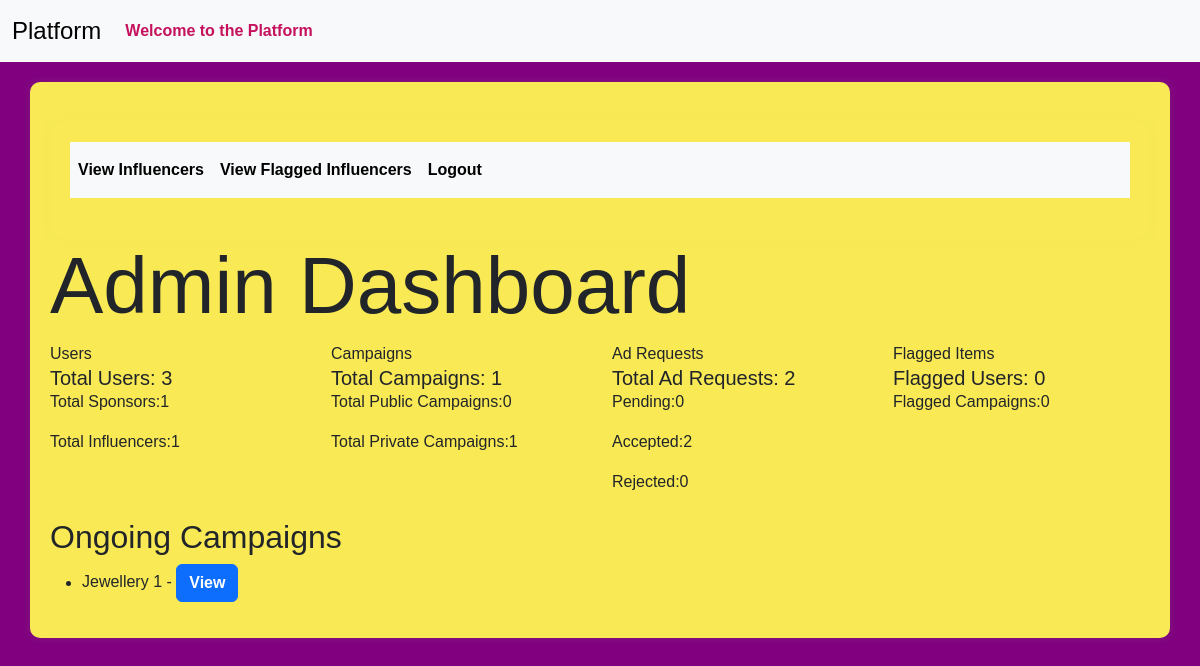
Page /admin (signed in) on the earlier database version.
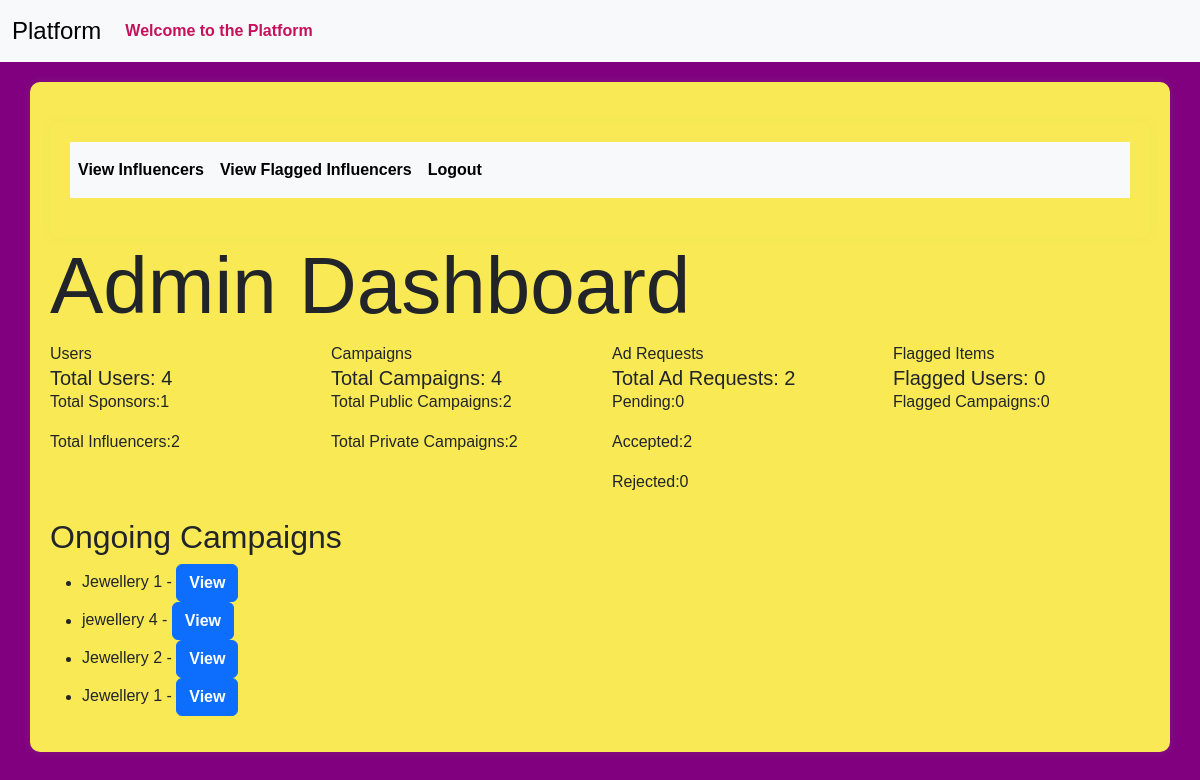
Same page on the later database version.
### models.py (models this page shows)
class Campaign(db.Model):
    __tablename__ = 'campaign'
    id = Column(Integer, primary_key=True)
    name = Column(String(256), unique=False)
    description = Column(Text, nullable=True)
    start_date = Column(Date, nullable=False,default=date.today())
    end_date = Column(Date, nullable=False,default=lambda:date.today()+timedelta(days=30))
    budget = Column(Float, nullable=False,default=0.0)
    visibility = Column(Enum('public', 'private', name='visibility_enum'), nullable=False, default='public')
    sponsor_id = Column(Integer, ForeignKey('sponsor.id'), nullable=False)
    flagged = Column(Boolean, default=False)
    status = Column(String(20), nullable=False,default='In Progress')
    niche = db.Column(db.Enum(NicheEnum), nullable=True)
    completion_status = Column(Boolean, default=False)
    sponsor = relationship('Sponsor', backref='campaigns', overlaps="sponsor_campaigns,sponsor_relation")

### routes.py (the view)
@app.route('/admin')
@auth_required
def admin_dashboard():
    total_users = User.query.count()
    total_sponsors = User.query.filter_by(user_type='sponsor').count()
    total_influencers = User.query.filter_by(user_type='influencer').count()
    total_campaigns = Campaign.query.count()
    total_public_campaigns = Campaign.query.filter_by(visibility='public').count()
    total_private_campaigns = Campaign.query.filter_by(visibility='private').count()
    total_ad_requests = AdRequest.query.count()
    total_pending_requests = AdRequest.query.filter_by(status='Pending').count()
    total_accepted_requests = AdRequest.query.filter_by(status='Accepted').count()
    total_rejected_requests = AdRequest.query.filter_by(status='Rejected').count()
    flagged_users = User.query.filter_by(flagged=True).count()
    flagged_campaigns = Campaign.query.filter_by(flagged=True).count()
    ongoing_campaigns_list = Campaign.query.filter(Campaign.end_date >= date.today()).all()
    flagged_users_list = User.query.filter_by(flagged=True).all()
    flagged_campaigns_list = Campaign.query.filter_by(flagged=True).all()
    flagged_items_list = flagged_users_list + flagged_campaigns_list
    return render_template('admin_dashboard.html', total_users=total_users, total_sponsors=total_sponsors,
                           total_influencers=total_influencers, total_campaigns=total_campaigns,
                           total_public_campaigns=total_public_campaigns, total_private_campaigns=total_private_campaigns,
                           total_ad_requests=total_ad_requests, total_pending_requests=total_pending_requests,
                           total_accepted_requests=total_accepted_requests, total_rejected_requests=total_rejected_requests,
                           flagged_users=flagged_users, flagged_campaigns=flagged_campaigns,
                           ongoing_campaigns=ongoing_campaigns_list, flagged_items=flagged_items_list)

### app.py (called while the page is built)
@login_manager.user_loader
def load_user(user_id):
    return User.query.get(int(user_id))

### routes.py (called while the page is built)
def auth_required(func):
    @wraps(func)
    def inner(*args,**kwargs):
        if 'user_id' in session:
            return func(*args,**kwargs)
        else:
           flash('Kindly login first.')
           return redirect(url_for('login'))
    return inner

### templates/admin_dashboard.html (shortened to what this page needs)
{% extends 'layout.html' %}
{% block content %}
<div class="container">
    <nav class="navbar navbar-expand-lg bg-body-tertiary">
        <div class="collapse navbar-collapse" id="navbarSupportedContent">
          <ul class="navbar-nav me-auto mb-2 mb-lg-0">
            <li class="nav-item">
              <a class="nav-link active" href="{{url_for('admin_view_influencers')}}">View Influencers</a>
            </li>
            <li class="nav-item">
                <a class="nav-link active" href="{{url_for('admin_view_flagged_influencers')}}">View Flagged Influencers</a>
            </li>
            <li class="nav-item">
              <a class="nav-link active" href="{{url_for('logout')}}">Logout</a>
            </li>
          </ul>
        </div>
      </div>
    <h1 class="display-1"> Admin Dashboard</h1>
    <div class="row">
        <div class="col">
            <div class="card-header">
                Users
            </div>
            <div class="card-body">
                <h5 class="card-title">Total Users: {{ total_users}}</h5>
                <p class="card-text"> Total Sponsors:{{total_sponsors}}</p>
                <p class="card-text"> Total Influencers:{{total_influencers}}</p>
            </div>
        </div>
    <div class="col">
        <div class="card-header">
            Campaigns
        </div>
        <div class="card-body">
            <h5 class="card-title">Total Campaigns: {{ total_campaigns}}</h5>
            <p class="card-text"> Total Public Campaigns:{{total_public_campaigns}}</p>
            <p class="card-text"> Total Private Campaigns:{{total_private_campaigns}}</p>
        </div>
    </div>
    <div class="col">
        <div class="card-header">
            Ad Requests
        </div>
        <div class="card-body">
            <h5 class="card-title">Total Ad Requests: {{ total_ad_requests}}</h5>
            <p class="card-text"> Pending:{{total_pending_requests}}</p>
            <p class="card-text"> Accepted:{{total_accepted_requests}}</p>
            <p class="card-text"> Rejected:{{total_rejected_requests}}</p>
        </div>
    </div>
    <div class="col">
        <div class="card-header">
            Flagged Items
        </div>
        <div class="card-body">
            <h5 class="card-title">Flagged Users: {{ flagged_users}}</h5>
            <p class="card-text"> Flagged Campaigns:{{flagged_campaigns}}</p>
        </div>
    </div>
    <div class="mt-4">
        <h2>Ongoing Campaigns</h2>
        {% if ongoing_campaigns %}
            <ul>
                {% for campaign in ongoing_campaigns %}
                    <li>{{ campaign.name }} - <a href="{{ url_for('admin_view_campaign', campaign_id=campaign.id) }}" class="btn btn-primary">View</a></li>
                {% endfor %}
            </ul>
        {% else %}
            <p>No ongoing campaigns.</p>
        {% endif %}
    </div>
</div>
{% endblock %}

Differences in the rows shown:
added Campaign: name "jewellery 4"
added Campaign: name "Jewellery 2"
added Campaign: name "Jewellery 1"
Other differences:
{{ total_users }}: "3" → "4"
{{ total_influencers }}: "1" → "2"
{{ total_campaigns }}: "1" → "4"
{{ total_public_campaigns }}: "0" → "2"
{{ total_private_campaigns }}: "1" → "2"
